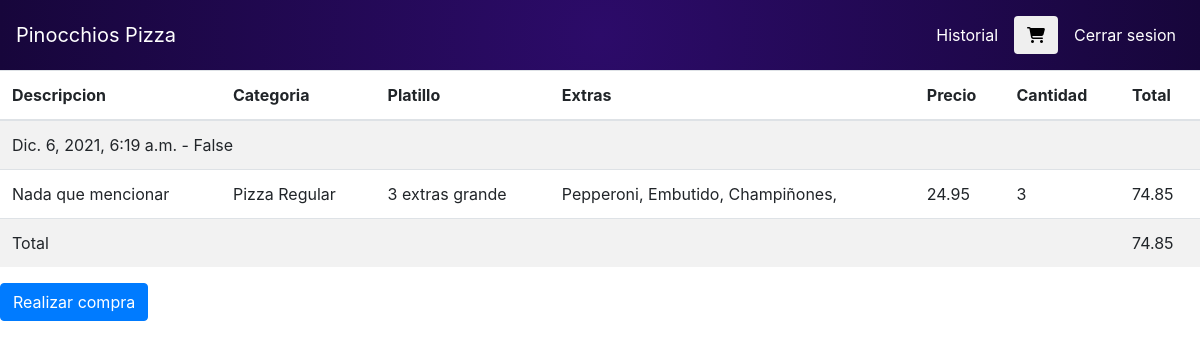
/ordenes (signed in), run on the app's committed database.
### orders/models.py (models this page shows, shortened)
class Pedido(models.Model):
    total = models.FloatField()
    cliente = models.ForeignKey(User, on_delete=models.PROTECT)
    fecha = models.DateTimeField(auto_now_add=True)
    estado = models.BooleanField(default=False)

class DetallePedido(models.Model):
    descripcion = models.CharField(max_length=50)
    cantidadPlatillos = models.IntegerField()
    precioPlatillos = models.FloatField()
    platillo = models.ForeignKey(Platillo, on_delete=models.PROTECT)
    pedido = models.ForeignKey(Pedido, on_delete=models.PROTECT, related_name="detalles")
    extras = models.ManyToManyField(Extra, blank=True)
    def get_subtotal(self):
        return round(float(self.cantidadPlatillos) * float(self.precioPlatillos), 2)

class Platillo(models.Model):
    nombre = models.CharField(max_length=40)
    maxExtras = models.IntegerField()
    precio = models.FloatField()
    categoria = models.ForeignKey(Categoria, on_delete=models.PROTECT, related_name="platillos")
    imagen = models.ImageField(upload_to="platillos", null=True)

class Categoria(models.Model):
    categorias = models.CharField(max_length=30)

class Extra(models.Model):
    nombre = models.CharField(max_length=20)

### orders/views.py (the view)
# urls.py: path("ordenes", views.ordenes, name = "ordenes"),
@login_required(login_url="/login")
def ordenes(request):
    pedido = Pedido.objects.filter(cliente = request.user, estado = False).first()
    data = {
        "pedido" : pedido
    }
    return render(request,"ordenes.html", data)

### orders/templates/ordenes.html (shortened to what this page needs)
{% extends "layout.html" %}
{% block main%}
<table class="table table-striped">
    <thead>
      <tr>
        <th scope="col">Descripcion</th>
        <th scope="col">Categoria</th>
        <th scope="col">Platillo</th>
        <th scope="col">Extras</th>
        <th scope="col">Precio</th>
        <th scope="col">Cantidad</th>
        <th scope="col">Total</th>
      </tr>
    </thead>
    <tbody>
    <tr> <td colspan="9">{{pedido.fecha}} - {{pedido.estado}}</td>
    </tr>
    {% for detallePedido in pedido.detalles.all%}
    <tr>
        <td>{{detallePedido.descripcion}}</td>
        <td>{{detallePedido.platillo.categoria.categorias}}</td>
        <td>{{detallePedido.platillo.nombre}}</td>
        <td>
          {% for extras in detallePedido.extras.all%}
          {{extras.nombre}},
          {% endfor %}
        </td>
        <td>{{detallePedido.precioPlatillos}}</td>
        <td>{{detallePedido.cantidadPlatillos}}</td>
        <td>{{detallePedido.get_subtotal}}</td>
      </tr>
    {% endfor %}
    <tr> <td colspan="6">Total</td>
      <td>{{pedido.total}}</td>
    </tr>
    </tbody>
  </table>
  <a href="/realizar-orden/{{pedido.id}}" class="btn btn-primary"> Realizar compra</a>
{% endblock%}

### data on the page
Pedido: fecha "Dic. 6, 2021, 6:19 a.m.", estado "False", total "74.85"
DetallePedido: descripcion "Nada que mencionar", platillo.categoria.categorias "Pizza Regular", platillo.nombre "3 extras grande", precioPlatillos "24.95", cantidadPlatillos "3", get_subtotal "74.85"
Extra: nombre "Pepperoni"
Extra: nombre "Embutido"
Extra: nombre "Champiñones"
